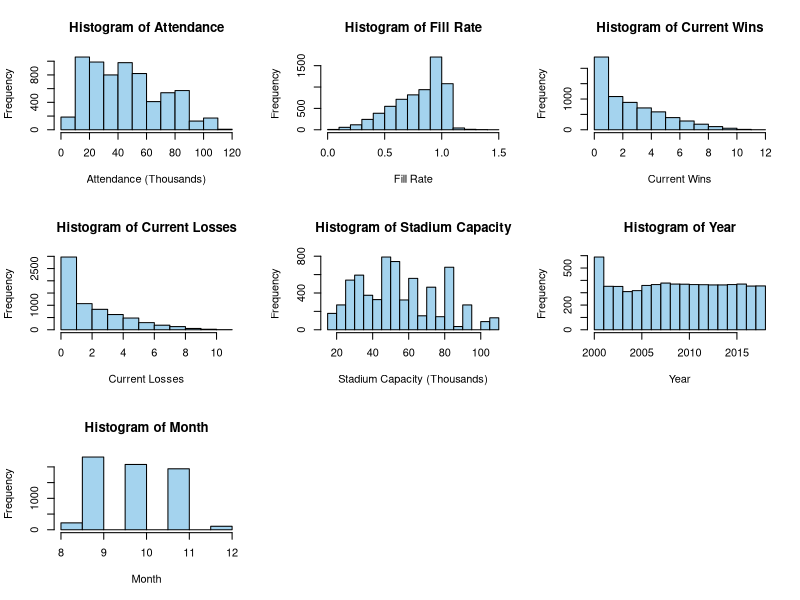
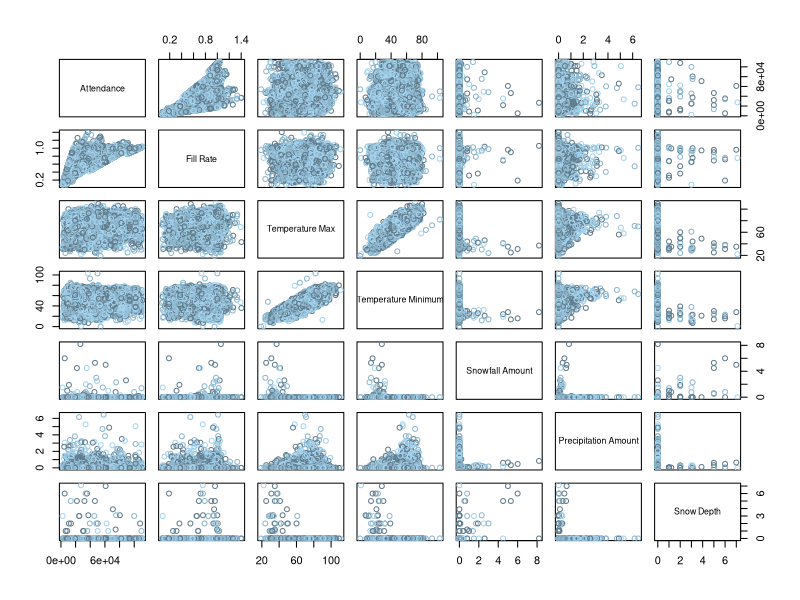
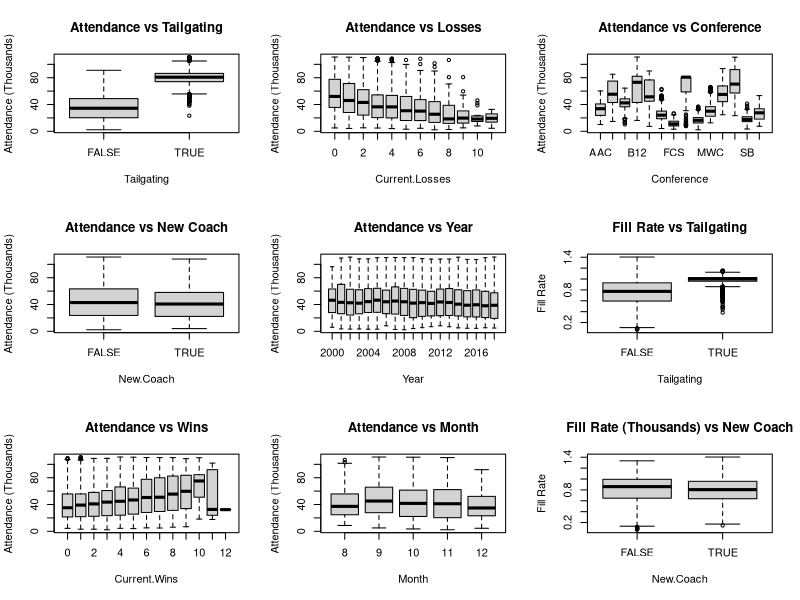
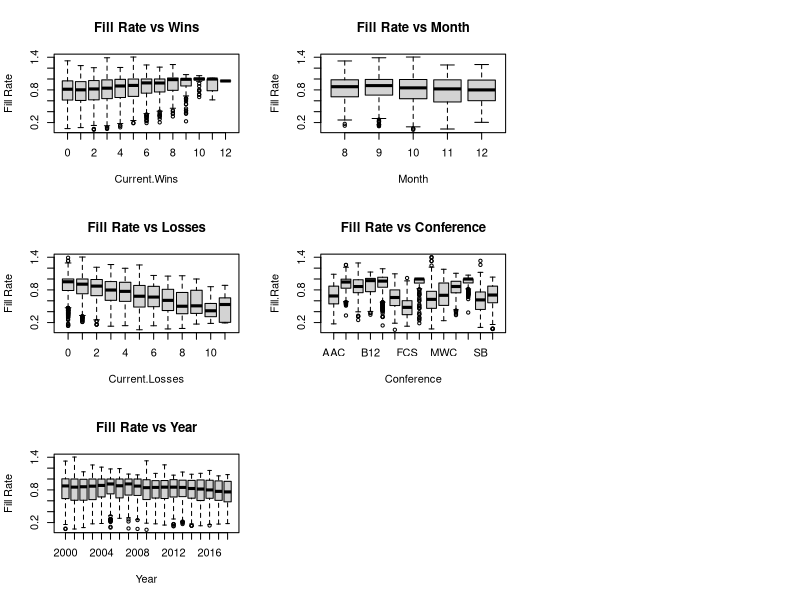
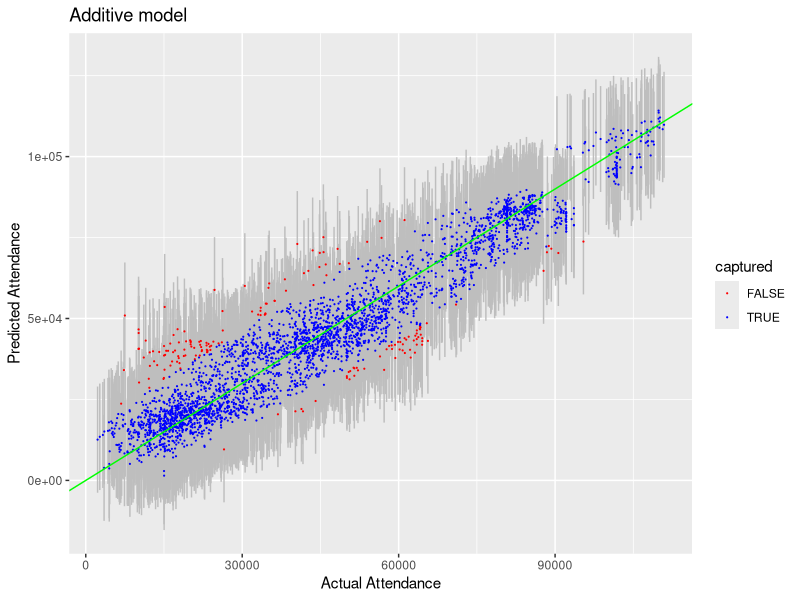
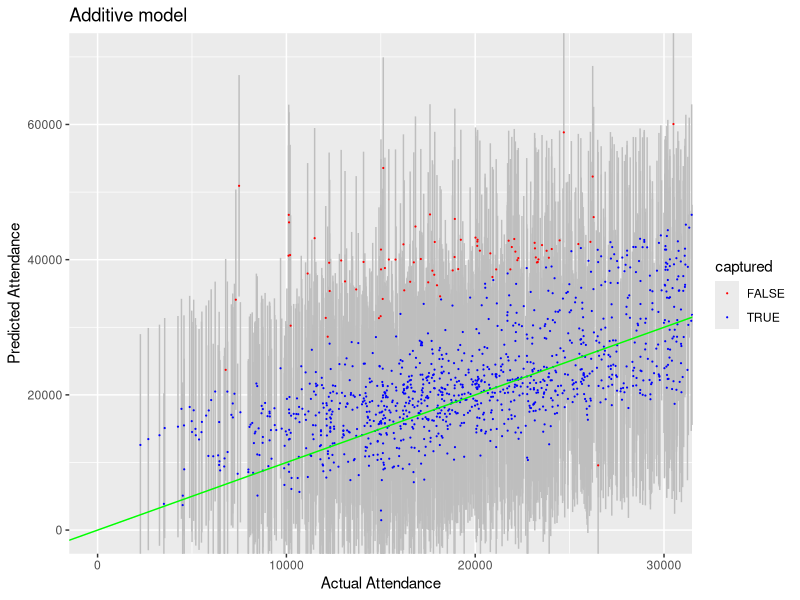
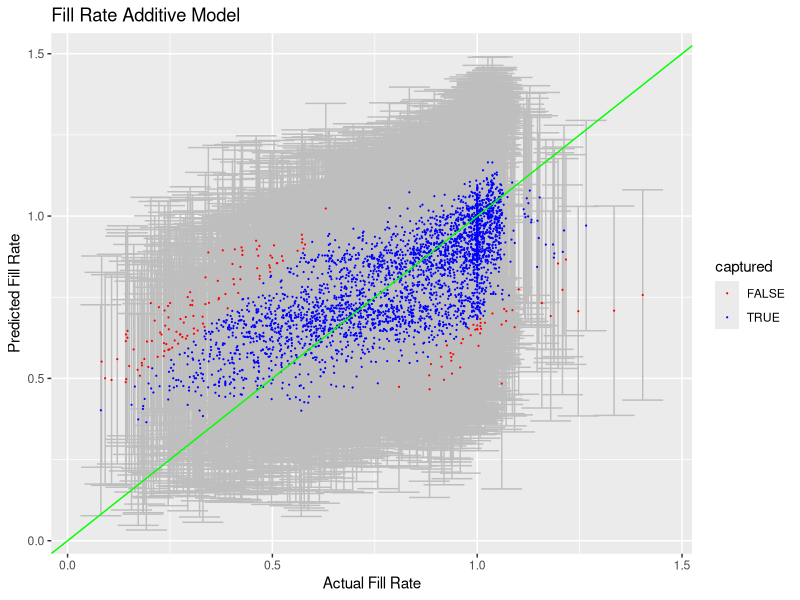
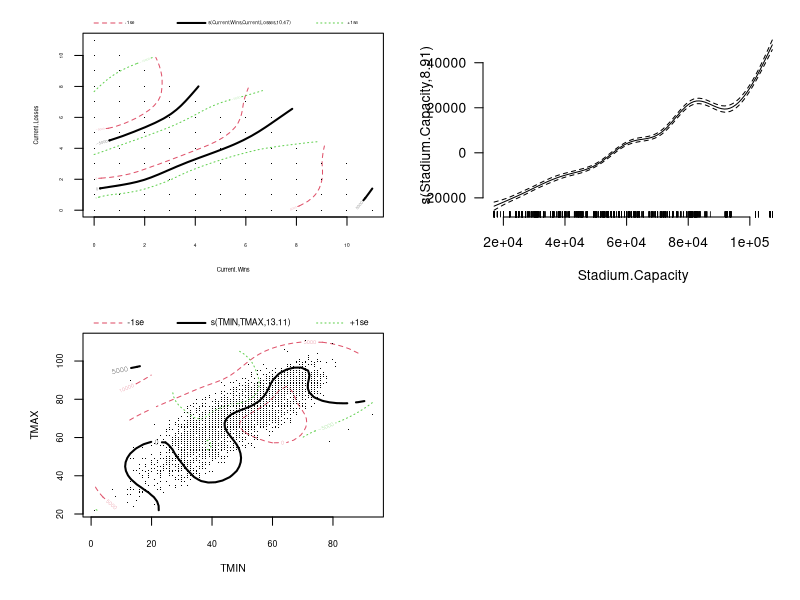

Recreate these plots in R, in order.
## ---- chunk 1
# General set-up for the report.
# I find this useful, but you may improve upon, ignore, or remove
#  (possibly at your own peril).
# Tasks accomplished:
# Don't print out code
# Save results so that code blocks aren't re-run unless code
# changes (cache), _or_ a relevant earlier code block changed (autodep),
# don't clutter R output with messages or warnings (message, warning)
library(MASS)
library(knitr)
library(tidyverse)
library(dplyr)
library(ggthemes)
library(gridExtra)
library(ggplot2)
library(GGally)
opts_chunk$set(echo=FALSE,
               cache=TRUE, autodep=TRUE,
               message=FALSE, warning=FALSE)
# Turn off meaningless clutter in summary() output
options(show.signif.stars=FALSE)
## ---- chunk 2
attendance.data = read.csv("CFBeattendance.csv")
## ---- chunk 3
attendance.data = attendance.data[-c(5436,5443,5450,5457, 4522, 4524, 4526, 4528, 4530, 4532),]
## ---- chunk 4
attendance.data[4424, 24] = 12

attendance.data$Conference[which(attendance.data$Team=="Oregon State")] = "Pac-12"

attendance.data$Conference[which(attendance.data$Team=="USC")] = "Pac-12"

rutgers = attendance.data[which(attendance.data$Team=="Rutgers"),]
yr = 2000
while(yr<2013){
        rutgers$Conference[which(rutgers$Year==yr)] = "Big East"
        yr = yr+1
}
attendance.data$Conference[which(attendance.data$Team=="Rutgers")] = rutgers$Conference

boston_college = attendance.data[which(attendance.data$Team=="Boston College"),]
yr = 2000
while(yr<2005){
        boston_college$Conference[which(boston_college$Year==yr)] = "Big East"
        yr = yr+1
}
attendance.data$Conference[which(attendance.data$Team=="Boston College")] = boston_college$Conference

smu = attendance.data[which(attendance.data$Team=="SMU"),]
yr = 2005
while(yr<2013){
        smu$Conference[which(smu$Year==yr)] = "CUSA"
        yr = yr+1
}
attendance.data$Conference[which(attendance.data$Team=="SMU")] = smu$Conference

south_alabama = attendance.data[which(attendance.data$Team=="South Alabama"),]
yr = 2013
while(yr<2019){
        south_alabama$Conference[which(south_alabama$Year==yr)] = "Sun Belt"
        yr = yr+1
}
attendance.data$Conference[which(attendance.data$Team=="South Alabama")] = south_alabama$Conference

west_virginia = attendance.data[which(attendance.data$Team=="West Virginia"),]
yr = 2000
while(yr<2012){
        west_virginia$Conference[which(west_virginia$Year==yr)] = "Big East"
        yr = yr+1
}
attendance.data$Conference[which(attendance.data$Team=="West Virginia")] = west_virginia$Conference

memphis = attendance.data[which(attendance.data$Team=="Memphis"),]
memphis$Conference[which(memphis$Year==2013)] = "AAC"
attendance.data$Conference[which(attendance.data$Team=="Memphis")] = memphis$Conference

mid_tennessee = attendance.data[which(attendance.data$Team=="Middle Tennessee"),]
mid_tennessee$Conference[which(mid_tennessee$Year==2001)] = "Sun Belt"
attendance.data$Conference[which(attendance.data$Team=="Middle Tennessee")] = mid_tennessee$Conference

byu = attendance.data[which(attendance.data$Team=="BYU"),]
byu$Conference[which(byu$Year==2011)] = "Independent"
attendance.data$Conference[which(attendance.data$Team=="BYU")] = byu$Conference

fiu = attendance.data[which(attendance.data$Team=="FIU"),]
yr = 2002
while(yr<2005){
        fiu$Conference[which(fiu$Year==yr)] = "FCS"
        yr = yr+1
}
attendance.data$Conference[which(attendance.data$Team=="FIU")] = fiu$Conference

georgia_st = attendance.data[which(attendance.data$Team=="Georgia State"),]
yr = 2011
while(yr<2013){
        georgia_st$Conference[which(georgia_st$Year==yr)] = "FCS"
        yr = yr+1
}
attendance.data$Conference[which(attendance.data$Team=="Georgia State")] = georgia_st$Conference
## ---- chunk 5
attendance.data$RankCoded = double(length=nrow(attendance.data))
attendance.data$OppRankCoded = double(length=nrow(attendance.data))
attendance.data$TVCoded = double(length=nrow(attendance.data))
newtime = str_split(attendance.data$Time, ":")
attendance.data$Hour = double(length=nrow(attendance.data))
attendance.data$Start = double(length=nrow(attendance.data))
attendance.data$Start2 = double(length=nrow(attendance.data))
attendance.data$ConfCoded = double(length=nrow(attendance.data))

for (i in 1:nrow(attendance.data)){
  if (attendance.data$Rank[i]=='NR')attendance.data$RankCoded[i] = 'Unranked'
  else attendance.data$RankCoded[i] = 'Ranked'
  if (attendance.data$Opponent_Rank[i]=='NR')attendance.data$OppRankCoded[i] = 'Unranked'
  else attendance.data$OppRankCoded[i] = 'Ranked'
  if (attendance.data$TV[i]=='Not on TV')attendance.data$TVCoded[i] = 'Not on TV'
  else attendance.data$TVCoded[i] = 'On TV'
  attendance.data$Hour[i] = as.numeric(newtime[[i]][1])
  if (attendance.data$Hour[i] %in% c(10,11,12,13,14,15,16))attendance.data$Start[i] = 'Day'
  else attendance.data$Start[i] = 'Night'
  if (attendance.data$Hour[i] %in% c(10,11,12,13,14,15,16,17))attendance.data$Start2[i] = 'Day'
  else attendance.data$Start2[i] = 'Night'
  if ((attendance.data$Conference[i] %in% c('ACC','Big-10','Big-12','Big East','Pac-12','SEC'))||attendance.data$Team[i]=='Notre Dame')attendance.data$ConfCoded[i] = 'Power'
  else attendance.data$ConfCoded[i] = 'Non-Power'
}
attendance.data$RankCoded = as.factor(attendance.data$RankCoded)
attendance.data$OppRankCoded = as.factor(attendance.data$OppRankCoded)
attendance.data$TVCoded = as.factor(attendance.data$TVCoded)
attendance.data$Start = as.factor(attendance.data$Start)
attendance.data$Start2 = as.factor(attendance.data$Start2)
attendance.data$ConfCoded = as.factor(attendance.data$ConfCoded)
## ---- chunk 6
quan.att = quantile(attendance.data$Attendance, c(0.25, 0.5, 0.75), type = 1, na.rm = TRUE)
quan.fill = quantile(attendance.data$Fill.Rate, c(0.25, 0.5, 0.75), type = 1, na.rm = TRUE)
quan.cap = quantile(attendance.data$Stadium.Capacity, c(0.25, 0.5, 0.75), type = 1, na.rm = TRUE)
quan.att
quan.cap
quan.fill
## ---- chunk 7
par(mfrow = c(3,3))
hist(attendance.data$Attendance/1000, main = "Histogram of Attendance",
     xlab = "Attendance (Thousands)", col = "lightskyblue2")
hist(attendance.data$Fill.Rate, main = "Histogram of Fill Rate",
     xlab = "Fill Rate", col = "lightskyblue2")
hist(attendance.data$Current.Wins, main = "Histogram of Current Wins",
     xlab = "Current Wins", col = "lightskyblue2")
hist(attendance.data$Current.Losses, main = "Histogram of Current Losses",
     xlab = "Current Losses", col = "lightskyblue2")
hist(attendance.data$Stadium.Capacity/1000,
     main = "Histogram of Stadium Capacity",
     xlab = "Stadium Capacity (Thousands)", col = "lightskyblue2")
hist(attendance.data$Year, main = "Histogram of Year", xlab = "Year", col = "lightskyblue2")
hist(attendance.data$Month, main = "Histogram of Month", xlab = "Month", col = "lightskyblue2")
## ---- chunk 8
pairs(Attendance~Fill.Rate+TMAX+TMIN+SNOW+PRCP+SNWD, data=attendance.data, col = c("lightskyblue4","lightskyblue3", "lightskyblue2"), labels = c("Attendance", "Fill Rate", "Temperature Max", "Temperature Minimum", "Snowfall Amount", "Precipitation Amount", "Snow Depth"))
## ---- chunk 9
boxplot(Attendance/1000~Tailgating,data=attendance.data,
        ylab = "Attendance (Thousands)", main = "Attendance vs Tailgating")
boxplot(Attendance/1000~New.Coach,data=attendance.data,
        ylab = "Attendance (Thousands)", main = "Attendance vs New Coach")
boxplot(Attendance/1000~Current.Wins,data=attendance.data,
        ylab = "Attendance (Thousands)", main = "Attendance vs Wins")
boxplot(Attendance/1000~Current.Losses,data=attendance.data,
        ylab = "Attendance (Thousands)", main = "Attendance vs Losses")
boxplot(Attendance/1000~Year, data=attendance.data,
        ylab = "Attendance (Thousands)", main = "Attendance vs Year")
boxplot(Attendance/1000~Month,data=attendance.data,
        ylab = "Attendance (Thousands)", main = "Attendance vs Month")
boxplot(Attendance/1000~Conference, data=attendance.data,
        ylab = "Attendance (Thousands)", main = "Attendance vs Conference",
        names = c("AAC","ACC","B10","B12","BE","CUSA","FCS",
                  "Ind.","MAC","MWC","P12","SEC", "SB","WAC"))
## ---- chunk 10
boxplot(Fill.Rate~Tailgating,data=attendance.data, ylab = "Fill Rate",
        main = "Fill Rate vs Tailgating")
boxplot(Fill.Rate~New.Coach,data=attendance.data, ylab = "Fill Rate",
        main = "Fill Rate (Thousands) vs New Coach")
boxplot(Fill.Rate~Current.Wins,data=attendance.data, ylab = "Fill Rate",
        main = "Fill Rate vs Wins")
boxplot(Fill.Rate~Current.Losses,data=attendance.data, ylab = "Fill Rate",
        main = "Fill Rate vs Losses")
boxplot(Fill.Rate~Year, data=attendance.data, ylab = "Fill Rate",
        main = "Fill Rate vs Year")
boxplot(Fill.Rate~Month,data=attendance.data, ylab = "Fill Rate",
        main = "Fill Rate vs Month")
boxplot(Fill.Rate~Conference, data=attendance.data,
        main = "Fill Rate vs Conference",
        names = c("AAC","ACC","B10","B12","BE","CUSA","FCS",
                  "Ind.","MAC","MWC","P12","SEC", "SB","WAC"))
## ---- chunk 11
n = nrow(attendance.data)
select.rows <- sample(1:n, replace=FALSE, size=floor(n/2))
select.set <- attendance.data[select.rows,]
inference.set <- attendance.data[-select.rows,]
## ---- chunk 12
library(mgcv)
att.gam = gam(Attendance~s(Current.Wins,Current.Losses)+s(Stadium.Capacity)+New.Coach+Tailgating, data=select.set)
att.gam2 = gam(Attendance~s(Current.Wins,Current.Losses)+s(Stadium.Capacity)+Tailgating, data=select.set)
att.gam3 = gam(Attendance~s(Current.Wins,Current.Losses)+s(Stadium.Capacity)+Tailgating+s(TMIN,TMAX), data=select.set)
att.gam4 = gam(Attendance~s(Current.Wins,Current.Losses)+s(Stadium.Capacity)+Tailgating+s(TMIN,TMAX)+RankCoded+OppRankCoded, data=select.set)
att.gam5 = gam(Attendance~s(Current.Wins,Current.Losses)+s(Stadium.Capacity)+Tailgating+s(TMIN,TMAX)+RankCoded+OppRankCoded+Start, data=select.set)
att.gam6 = gam(Attendance~s(Current.Wins,Current.Losses)+s(Stadium.Capacity)+Tailgating+s(TMIN,TMAX)+RankCoded+OppRankCoded+Start2, data=select.set)
att.gam7 = gam(Attendance~s(Current.Wins,Current.Losses)+s(Stadium.Capacity)+Tailgating+s(TMIN,TMAX)+RankCoded+OppRankCoded+ConfCoded, data=select.set)
## ---- chunk 13
mdl_rmse <- function(mdl){
  rmse = sqrt(mean(residuals(mdl)^2))
  return(rmse)
}

att.rmses = double(7)
att.rmses[1] = mdl_rmse(att.gam)
att.rmses[2] = mdl_rmse(att.gam2)
att.rmses[3] = mdl_rmse(att.gam3)
att.rmses[4] = mdl_rmse(att.gam4)
att.rmses[5] = mdl_rmse(att.gam5)
att.rmses[6] = mdl_rmse(att.gam6)
att.rmses[7] = mdl_rmse(att.gam7)
best.att = which.min(att.rmses)
## ---- chunk 14
fill.gam = gam(Fill.Rate~s(Current.Wins,Current.Losses)+s(Stadium.Capacity)+New.Coach+Tailgating, data=select.set)
fill.gam2 = gam(Fill.Rate~s(Current.Wins,Current.Losses)+s(Stadium.Capacity)+Tailgating, data=select.set)
fill.gam3 = gam(Fill.Rate~s(Current.Wins,Current.Losses)+s(Stadium.Capacity)+Tailgating+s(TMIN,TMAX), data=select.set)
fill.gam4 = gam(Fill.Rate~s(Current.Wins,Current.Losses)+s(Stadium.Capacity)+Tailgating+s(TMIN,TMAX)+RankCoded+OppRankCoded, data=select.set)
fill.gam5 = gam(Fill.Rate~s(Current.Wins,Current.Losses)+s(Stadium.Capacity)+Tailgating+s(TMIN,TMAX)+RankCoded+OppRankCoded+Start, data=select.set)
fill.gam6 = gam(Fill.Rate~s(Current.Wins,Current.Losses)+s(Stadium.Capacity)+Tailgating+s(TMIN,TMAX)+RankCoded+OppRankCoded+Start2, data=select.set)
fill.gam7 = gam(Fill.Rate~s(Current.Wins,Current.Losses)+s(Stadium.Capacity)+Tailgating+s(TMIN,TMAX)+RankCoded+OppRankCoded+Start2+ConfCoded, data=select.set)
## ---- chunk 15
fill.rmses = double(7)
fill.rmses[1] = mdl_rmse(fill.gam)
fill.rmses[2] = mdl_rmse(fill.gam2)
fill.rmses[3] = mdl_rmse(fill.gam3)
fill.rmses[4] = mdl_rmse(fill.gam4)
fill.rmses[5] = mdl_rmse(fill.gam5)
fill.rmses[6] = mdl_rmse(fill.gam6)
fill.rmses[7] = mdl_rmse(fill.gam7)
best.fill = which.min(fill.rmses)
## ---- chunk 16
preds.gam.all = predict(att.gam7, newdata=inference.set, se.fit=TRUE) # no interval here
preds.gam = data.frame(
  obs.value = inference.set$Attendance, 
  fit = preds.gam.all$fit,
  fit.se = preds.gam.all$se.fit)
sigma.gam = sqrt(att.gam7$sig2) # annoyingly in a different place
preds.gam = preds.gam %>% mutate(
  lwr = fit - 2*sqrt(fit.se^2 + sigma.gam^2), 
  upr = fit + 2*sqrt(fit.se^2 + sigma.gam^2), 
  captured = (obs.value <= upr) & (obs.value >= lwr)
  )
mean(preds.gam$captured)# percentage of actual observations inside the CI
round(median(preds.gam.all$se.fit),3) # median size of the pred SEs (log scale)
## ---- chunk 17
pgam <- preds.gam %>%
  ggplot(aes(x=obs.value,y=fit,color=captured)) + 
  geom_errorbar(aes(ymin=lwr, ymax=upr), width=.1,color='grey') + 
  geom_point(size=.1) + geom_abline(slope=1, intercept = 0, color='green') + 
  scale_color_manual(values=c('red','blue')) +
  xlab('Actual Attendance') + ylab('Predicted Attendance') +
  ggtitle('Additive model')
pgam
## ---- chunk 18
pgam + coord_cartesian(xlim=c(0,3e4), ylim=c(0,7e4))
## ---- chunk 19
preds.gam.all2 = predict(fill.gam7, newdata=inference.set, se.fit=TRUE) # no interval here
preds.gam2 = data.frame(
  obs.value = inference.set$Fill.Rate, 
  fit = preds.gam.all2$fit,
  fit.se = preds.gam.all2$se.fit)
sigma.gam2 = sqrt(fill.gam7$sig2) # annoyingly in a different place
preds.gam2 = preds.gam2 %>% mutate(
  lwr = fit - 2*sqrt(fit.se^2 + sigma.gam2^2), 
  upr = fit + 2*sqrt(fit.se^2 + sigma.gam2^2), 
  captured = (obs.value <= upr) & (obs.value >= lwr)
  )
mean(preds.gam2$captured)# percentage of actual observations inside the CI
round(median(preds.gam.all2$se.fit),3) # median size of the pred SEs (log scale)
## ---- chunk 20
pgam2 <- preds.gam2 %>%
  ggplot(aes(x=obs.value,y=fit,color=captured)) + 
  geom_errorbar(aes(ymin=lwr, ymax=upr), width=.1,color='grey') + 
  geom_point(size=.1) + geom_abline(slope=1, intercept=0, color='green') + 
  scale_color_manual(values=c('red','blue')) +
  xlab('Actual Fill Rate') + ylab('Predicted Fill Rate') +
  ggtitle('Fill Rate Additive Model')
pgam2
## ---- chunk 21
final.att.mdl = att.gam7
final.fill.mdl = fill.gam7

att.coef = coefficients(final.att.mdl)[c(1:5)]
fill.coef = coefficients(final.fill.mdl)[c(1:6)]
## ---- chunk 22
plot(final.att.mdl, pages = 1, scale=0, shade=TRUE, se=2, bty='n', las=1)
## ---- chunk 23
plot(final.fill.mdl, pages = 1, scale=0, shade=TRUE, se=2, bty='n', las=1)
